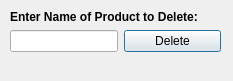
<?xml version="1.0" encoding="UTF-8"?>
<ui version="4.0">
 <class>deleteprod</class>
 <widget class="QDialog" name="deleteprod">
  <property name="geometry">
   <rect>
    <x>0</x>
    <y>0</y>
    <width>233</width>
    <height>81</height>
   </rect>
  </property>
  <property name="windowTitle">
   <string>Dialog</string>
  </property>
  <widget class="QWidget" name="">
   <property name="geometry">
    <rect>
     <x>10</x>
     <y>10</y>
     <width>211</width>
     <height>53</height>
    </rect>
   </property>
   <layout class="QFormLayout" name="formLayout">
    <item row="0" column="0" colspan="2">
     <widget class="QLabel" name="label">
      <property name="text">
       <string>&lt;html&gt;&lt;head/&gt;&lt;body&gt;&lt;p&gt;&lt;span style=&quot; font-weight:700;&quot;&gt;Enter Name of Product to Delete:&lt;/span&gt;&lt;/p&gt;&lt;/body&gt;&lt;/html&gt;</string>
      </property>
     </widget>
    </item>
    <item row="1" column="0">
     <widget class="QLineEdit" name="prodName"/>
    </item>
    <item row="1" column="1">
     <widget class="QPushButton" name="deleteButton">
      <property name="text">
       <string>Delete</string>
      </property>
     </widget>
    </item>
   </layout>
  </widget>
 </widget>
 <resources/>
 <connections/>
</ui>
